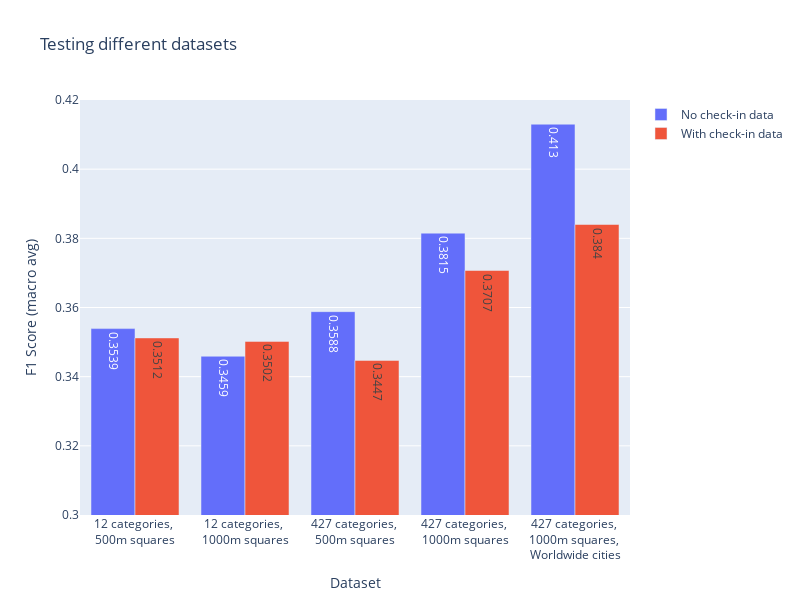

The notebook cell saved with this chart:
### Code cell
fig = go.Figure(data=[go.Bar(
    x=data[data["name"]==name]["hidden"],
    y=data[data["name"]==name]["scores"],
    text=data[data["name"]==name]["scores"],
    textangle=90,
    name=name,
) for name in data["name"].unique()])
fig.update_layout(
    xaxis_title="Dataset",
    yaxis_title="F1 Score (macro avg)",
    title="Testing different datasets",
    # legend_title="Parameter Set",
    width=800,
    height=600,
    showlegend=True,
    yaxis_range=[0.3,0.42]
)
fig.show()

### Figure 1 — Plotly figure (JSON) as saved in the notebook; plotly's stock layout.template omitted (floating-point values rounded to 4 significant figures)
{"data": [{"name": "No check-in data", "text": [0.3539, 0.3459, 0.3588, 0.3815, 0.413], "textangle": 90, "type": "bar", "x": ["12 categories, <br>500m squares", "12 categories, <br>1000m squares", "427 categories, <br>500m squares", "427 categories, <br>1000m squares", "427 categories, <br>1000m squares, <br>Worldwide cities"], "y": [0.3539, 0.3459, 0.3588, 0.3815, 0.413]}, {"name": "With check-in data", "text": [0.3512, 0.3502, 0.3447, 0.3707, 0.384], "textangle": 90, "type": "bar", "x": ["12 categories, <br>500m squares", "12 categories, <br>1000m squares", "427 categories, <br>500m squares", "427 categories, <br>1000m squares", "427 categories, <br>1000m squares, <br>Worldwide cities"], "y": [0.3512, 0.3502, 0.3447, 0.3707, 0.384]}], "layout": {"height": 600, "showlegend": true, "title": {"text": "Testing different datasets"}, "width": 800, "xaxis": {"title": {"text": "Dataset"}}, "yaxis": {"range": [0.3, 0.42], "title": {"text": "F1 Score (macro avg)"}}}}
